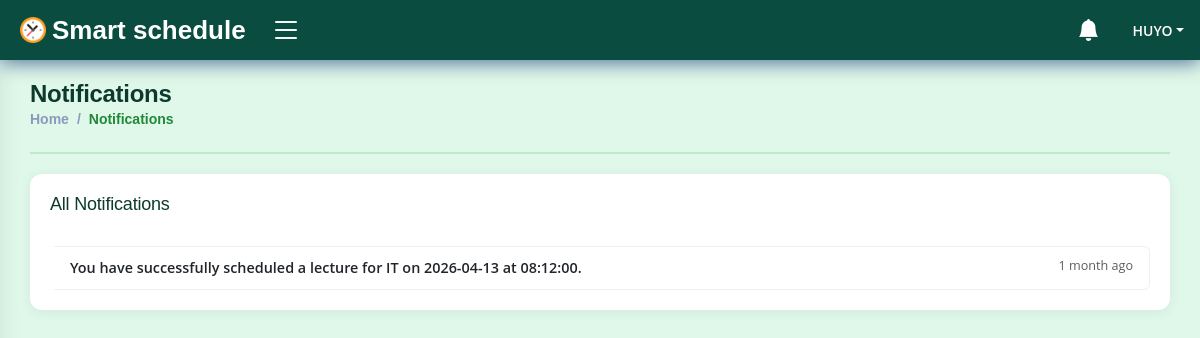
The app's page /campus/notifications/all/ (signed in), older data.
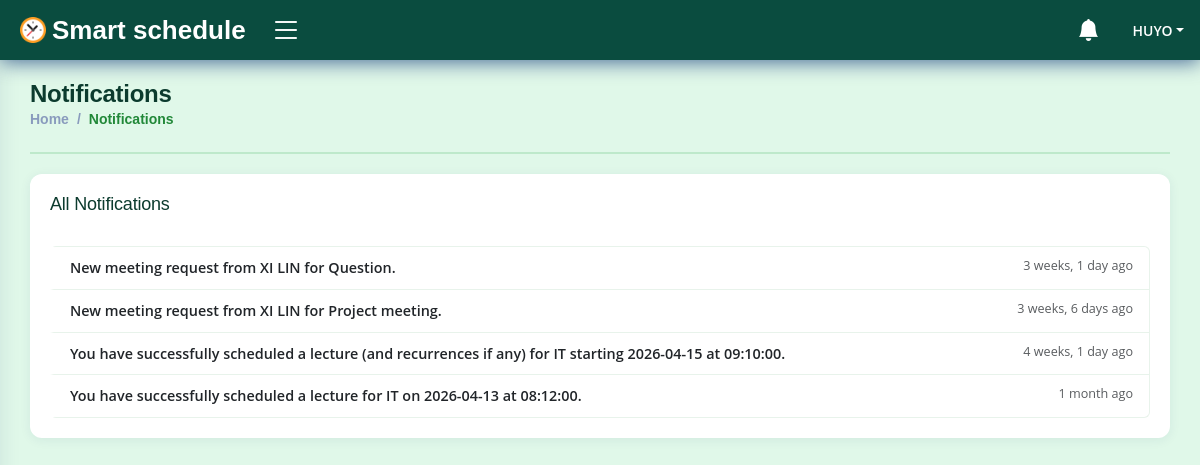
The same page, newer data.
### campus/models.py (models this page shows, shortened)
class Notification(models.Model):
    id = models.CharField(max_length=50, primary_key=True, unique=True, editable=False)
    recipient = models.ForeignKey(settings.AUTH_USER_MODEL, on_delete=models.CASCADE, related_name='notifications', null=True)
    message = models.CharField(max_length=255)
    content_type = models.ForeignKey(ContentType, on_delete=models.CASCADE, null=True)
    object_id = models.CharField(max_length=50, null=True)
    content_object = GenericForeignKey('content_type', 'object_id')
    is_read = models.BooleanField(default=False)
    date_created = models.DateTimeField(auto_now_add=True)
    class Meta:
        ordering = ['-date_created']
        verbose_name_plural = 'Notifications'

### campus/views.py (the view)
# urls.py: path('notifications/all/', views.view_all_notifications, name='view_all_notifications'),
@login_required(login_url='login')
def view_all_notifications(request):
    notifications = Notification.objects.filter(recipient=request.user).order_by('-date_created')
    has_unread_notifications = notifications.filter(is_read=False).exists()
    if request.user.is_student:
        base_template = 'dashboard/students/base.html'
    else: # Assuming faculty or admin
        base_template = 'dashboard/faculty/base.html'
    return render(request, 'notifications/all_notifications.html', {
        'notifications': notifications,
        'base_template': base_template,
        'has_unread_notifications': has_unread_notifications
    })

### accounts/models.py (called while the page is built)
    def __str__(self) -> str:
        return self.username

    def __str__(self) -> str:
        return f'{self.staff}'

### campus/processors/context_processors.py (called while the page is built)
def user_notifications(request):
    if request.user.is_authenticated:
        unread_notifications = Notification.objects.filter(recipient=request.user, is_read=False)
        all_notifications = Notification.objects.filter(recipient=request.user)
        context = {
            'unread_notifications': unread_notifications,
            'unread_notifications_count': unread_notifications.count(),
            'all_notifications': all_notifications,
        }
    else:
        context = {
            'unread_notifications': [],
            'unread_notifications_count': 0,
            'all_notifications': [],
        }
    return context

### campus/templates/notifications/all_notifications.html (shortened to what this page needs)
{% extends base_template %}
{% load static %}
{% block content %}
<main id="main" class="main">
    <div class="pagetitle">
        <h1>Notifications</h1>
        <nav>
            <ol class="breadcrumb">
                <li class="breadcrumb-item"><a href="/">Home</a></li>
                <li class="breadcrumb-item active">Notifications</li>
            </ol>
        </nav>
    </div>
    <section class="section">
        <div class="row">
            <div class="col-lg-12">
                <div class="card">
                    <div class="card-body">
                        <div class="d-flex justify-content-between align-items-center mb-3">
                            <h5 class="card-title mb-0">
                                All Notifications
                            </h5>
                        </div>
                        {% if notifications %}
                        <div class="list-group" id="notification-list">
                            {% for notification in notifications %}
                            <div class="list-group-item list-group-item-action notification-row
                                        {% if not notification.is_read %}unread-item{% endif %}"
                                 id="notif-{{ notification.id }}"
                                 data-notification-id="{{ notification.id }}"
                                 data-is-read="{{ notification.is_read|yesno:'true,false' }}">
                                <div class="d-flex w-100 justify-content-between align-items-start">
                                    <div class="flex-grow-1 me-3">
                                        <span class="notification-message fw-semibold">{{ notification.message }}</span>
                                    </div>
                                    <div class="d-flex align-items-center gap-2 flex-shrink-0">
                                        <small class="text-muted">{{ notification.date_created|timesince }} ago</small>
                                    </div>
                                </div>
                            </div>
                            {% endfor %}
                        </div>
                        {% else %}
                        <div class="text-center text-muted py-5">
                            <i class="bi bi-bell-slash fs-2 d-block mb-2"></i>
                            You have no notifications yet.
                        </div>
                        {% endif %}
                    </div>
                </div>
            </div>
        </div>
    </section>
</main>
{% endblock %}

Row changes from the older to the newer data that the page shows:
added Notification: message "New meeting request from XI LIN for Question.", date_created "3 weeks, 1 day"
added Notification: message "New meeting request from XI LIN for Project meeting.", date_created "3 weeks, 6 days"
added Notification: message "You have successfully scheduled a lecture (and recurrences if any) for IT starting 2026-04-15 at 09:10:00.", date_created "4 weeks, 1 day"
